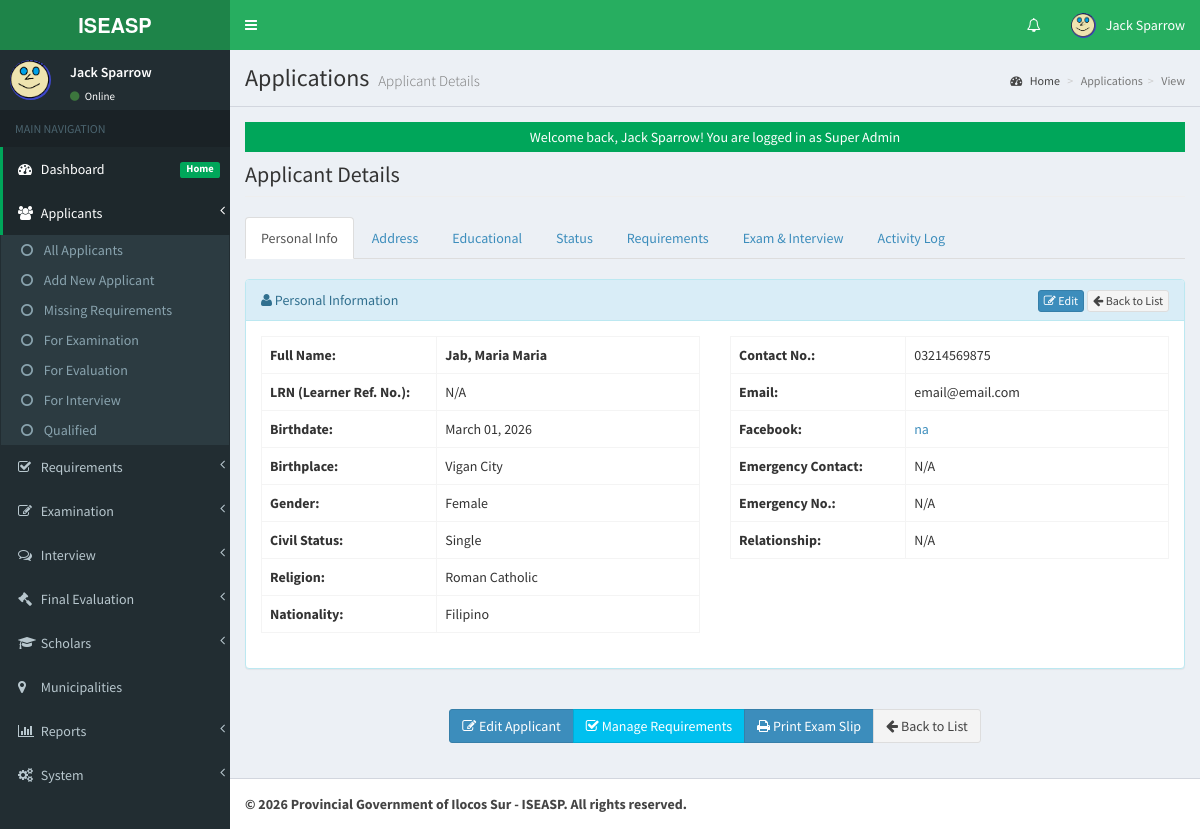
/admin/applications/index.php?view=view&id=6 (signed in), run on the app's committed database.
### tables this page shows
CREATE TABLE `tblusers` (
  `USERID` int(11) NOT NULL AUTO_INCREMENT,
  `FULLNAME` varchar(150) NOT NULL,
  `USERNAME` varchar(100) NOT NULL,
  `PASS` varchar(255) NOT NULL,
  `ROLE` enum('Super Admin','Admin','Evaluator','Staff') DEFAULT 'Admin',
  `PICLOCATION` varchar(255) DEFAULT NULL,
  `EMAIL` varchar(150) DEFAULT NULL,
  `DATECREATED` datetime DEFAULT current_timestamp(),
  `LAST_LOGIN` datetime DEFAULT NULL,
  `LAST_ACTIVITY` datetime DEFAULT NULL,
  `IP_ADDRESS` varchar(45) DEFAULT NULL,
  PRIMARY KEY (`USERID`),
  UNIQUE KEY `USERNAME` (`USERNAME`),
  KEY `idx_username` (`USERNAME`),
  KEY `idx_role` (`ROLE`)
);

CREATE TABLE `tbl_applicants` (
  `APPLICANTID` int(11) NOT NULL AUTO_INCREMENT,
  `FIRSTNAME` varchar(100) NOT NULL,
  `MIDDLENAME` varchar(100) DEFAULT NULL,
  `LASTNAME` varchar(100) NOT NULL,
  `SUFFIX` varchar(10) DEFAULT NULL,
  `LRN` varchar(12) DEFAULT NULL,
  `BIRTHDATE` date DEFAULT NULL,
  `BIRTHPLACE` varchar(200) DEFAULT NULL,
  `GENDER` enum('Male','Female','Other') DEFAULT NULL,
  `CIVIL_STATUS` enum('Single','Married','Widowed','Separated') DEFAULT 'Single',
  `RELIGION` varchar(100) DEFAULT NULL,
  `NATIONALITY` varchar(50) DEFAULT 'Filipino',
  `PERMANENT_ADDRESS` text DEFAULT NULL,
  `CURRENT_ADDRESS` text DEFAULT NULL,
  `DISTRICT` varchar(100) DEFAULT NULL,
  `MUNICIPALITY` varchar(100) DEFAULT NULL,
  `BARANGAY` varchar(100) DEFAULT NULL,
  `COURSE` varchar(150) NOT NULL,
  `SCHOOL` varchar(150) NOT NULL,
  `YEARLEVEL` varchar(50) NOT NULL,
  `GPA` decimal(5,2) DEFAULT NULL,
  `CONTACT` varchar(20) NOT NULL,
  `EMAIL` varchar(150) NOT NULL,
  `FACEBOOK_URL` varchar(255) DEFAULT NULL,
  `EMERGENCY_CONTACT_NAME` varchar(150) DEFAULT NULL,
  `EMERGENCY_CONTACT_NUMBER` varchar(20) DEFAULT NULL,
  `EMERGENCY_CONTACT_RELATION` varchar(50) DEFAULT NULL,
  `APPLICATION_TYPE` enum('New Applicant','Renewal') DEFAULT 'New Applicant',
  `SCHOOL_YEAR` varchar(20) DEFAULT NULL,
  `SEMESTER` enum('1st Semester','2nd Semester','Summer') DEFAULT '1st Semester',
  `IS_4PS_BENEFICIARY` enum('Yes','No') DEFAULT 'No',
  `IS_INDIGENOUS` enum('Yes','No') DEFAULT 'No',
  `FAMILY_ANNUAL_INCOME` decimal(10,2) DEFAULT NULL,
  `PARENT_OCCUPATION` varchar(100) DEFAULT NULL,
  `STATUS` enum('Pending','Approved','Rejected','For Interview','Qualified','Scholar','Graduated') DEFAULT 'Pending',
  `EXAM_STATUS` enum('Pending','Passed','Failed') DEFAULT 'Pending',
  `REQUIREMENT_STATUS` enum('Complete','Incomplete','Pending') DEFAULT 'Pending',
  `REQUIREMENT_DATE` datetime DEFAULT NULL,
  `EXAM_SLIP_NUMBER` varchar(50) DEFAULT NULL,
  `EXAM_SLIP_GENERATED` datetime DEFAULT NULL,
  `EXAM_DATE` date DEFAULT NULL,
  `EXAM_TIME` time DEFAULT NULL,
  `EXAM_VENUE` varchar(255) DEFAULT NULL,
  `EXAM_NOTES` text DEFAULT NULL,
  `CREATED_BY` int(11) NOT NULL,
  `DATECREATED` datetime DEFAULT current_timestamp(),
  `UPDATED_BY` int(11) DEFAULT NULL,
  `LAST_UPDATED` datetime DEFAULT NULL ON UPDATE current_timestamp(),
  PRIMARY KEY (`APPLICANTID`),
  KEY `CREATED_BY` (`CREATED_BY`),
  KEY `idx_lrn` (`LRN`),
  KEY `idx_status` (`STATUS`),
  KEY `idx_exam_status` (`EXAM_STATUS`),
  KEY `idx_requirement_status` (`REQUIREMENT_STATUS`),
  KEY `idx_school_year` (`SCHOOL_YEAR`),
  KEY `idx_municipality` (`MUNICIPALITY`),
  KEY `idx_district` (`DISTRICT`),
  KEY `idx_datecreated` (`DATECREATED`),
  KEY `idx_updated_by` (`UPDATED_BY`),
  CONSTRAINT `fk_applicant_creator` FOREIGN KEY (`CREATED_BY`) REFERENCES `tblusers` (`USERID`),
  CONSTRAINT `fk_applicant_updater` FOREIGN KEY (`UPDATED_BY`) REFERENCES `tblusers` (`USERID`) ON DELETE SET NULL
);

### admin/applications/view.php (the view, shortened to what the rows shown need)
<?php
$id = isset($_GET['id']) ? intval($_GET['id']) : 0;
global $mydb;
$sql = "SELECT a.*, u.FULLNAME as CREATED_BY_NAME
        FROM tbl_applicants a
        LEFT JOIN tblusers u ON a.CREATED_BY = u.USERID
        WHERE a.APPLICANTID = $id";
$mydb->setQuery($sql);
$mydb->executeQuery();
$applicant = $mydb->loadSingleResult();
?>
<div class="row">
    <div class="col-lg-12">
        <h1 class="page-header">Applicant Details</h1>
    </div>
</div>
<ul class="nav nav-tabs">
    <li class="active"><a data-toggle="tab" href="#personal">Personal Info</a></li>
    <li><a data-toggle="tab" href="#address">Address</a></li>
    <li><a data-toggle="tab" href="#educational">Educational</a></li>
    <li><a data-toggle="tab" href="#status">Status</a></li>
    <li><a data-toggle="tab" href="#requirements">Requirements</a></li>
    <li><a data-toggle="tab" href="#exam">Exam & Interview</a></li>
    <li><a data-toggle="tab" href="#history">Activity Log</a></li>
</ul>
<div class="tab-content">
    <div id="personal" class="tab-pane fade in active">
        <div class="panel panel-info" style="margin-top: 20px;">
            <div class="panel-heading">
                <i class="fa fa-user"></i> Personal Information
                <div class="pull-right">
                    <a href="index.php?view=edit&id=<?= $applicant->APPLICANTID ?>" class="btn btn-primary btn-xs">
                        <i class="fa fa-edit"></i> Edit
                    </a>
                    <a href="index.php" class="btn btn-default btn-xs">
                        <i class="fa fa-arrow-left"></i> Back to List
                    </a>
                </div>
            </div>
            <div class="panel-body">
                <div class="row">
                    <div class="col-md-6">
                        <table class="table table-bordered">
                            <tr>
                                <th width="40%">Full Name:</th>
                                <td><strong><?= htmlspecialchars($applicant->LASTNAME . ', ' . $applicant->FIRSTNAME . ' ' . ($applicant->MIDDLENAME ?? '') . ' ' . ($applicant->SUFFIX ?? '')) ?></strong></td>
                            </tr>
                            <tr>
                                <th>LRN (Learner Ref. No.):</th>
                                <td><?= htmlspecialchars($applicant->LRN ?? 'N/A') ?></td>
                            </tr>
                            <tr>
                                <th>Birthdate:</th>
                                <td><?= $applicant->BIRTHDATE ? date('F d, Y', strtotime($applicant->BIRTHDATE)) : 'N/A' ?></td>
                            </tr>
                            <tr>
                                <th>Birthplace:</th>
                                <td><?= htmlspecialchars($applicant->BIRTHPLACE ?? 'N/A') ?></td>
                            </tr>
                            <tr>
                                <th>Gender:</th>
                                <td><?= htmlspecialchars($applicant->GENDER ?? 'N/A') ?></td>
                            </tr>
                            <tr>
                                <th>Civil Status:</th>
                                <td><?= htmlspecialchars($applicant->CIVIL_STATUS ?? 'N/A') ?></td>
                            </tr>
                            <tr>
                                <th>Religion:</th>
                                <td><?= htmlspecialchars($applicant->RELIGION ?? 'N/A') ?></td>
                            </tr>
                            <tr>
                                <th>Nationality:</th>
                                <td><?= htmlspecialchars($applicant->NATIONALITY ?? 'Filipino') ?></td>
                            </tr>
                        </table>
                    </div>
                    <div class="col-md-6">
                        <table class="table table-bordered">
                            <tr>
                                <th width="40%">Contact No.:</th>
                                <td><?= htmlspecialchars($applicant->CONTACT ?? 'N/A') ?></td>
                            </tr>
                            <tr>
                                <th>Email:</th>
                                <td><?= htmlspecialchars($applicant->EMAIL ?? 'N/A') ?></td>
                            </tr>
                            <tr>
                                <th>Facebook:</th>
                                <td><?= $applicant->FACEBOOK_URL ? '<a href="' . htmlspecialchars($applicant->FACEBOOK_URL) . '" target="_blank">' . htmlspecialchars($applicant->FACEBOOK_URL) . '</a>' : 'N/A' ?></td>
                            </tr>
                            <tr>
                                <th>Emergency Contact:</th>
                                <td><?= htmlspecialchars($applicant->EMERGENCY_CONTACT_NAME ?? 'N/A') ?></td>
                            </tr>
                            <tr>
                                <th>Emergency No.:</th>
                                <td><?= htmlspecialchars($applicant->EMERGENCY_CONTACT_NUMBER ?? 'N/A') ?></td>
                            </tr>
                            <tr>
                                <th>Relationship:</th>
                                <td><?= htmlspecialchars($applicant->EMERGENCY_CONTACT_RELATION ?? 'N/A') ?></td>
                            </tr>
                        </table>
                    </div>
                </div>
            </div>
        </div>
    </div>
</div>
<div class="row">
    <div class="col-lg-12 text-center" style="margin-bottom: 20px; margin-top: 20px;">
        <div class="btn-group">
            <a href="index.php?view=edit&id=<?= $applicant->APPLICANTID ?>" class="btn btn-primary">
                <i class="fa fa-edit"></i> Edit Applicant
            </a>
            <a href="../checklist/index.php?view=view&id=<?= $applicant->APPLICANTID ?>" class="btn btn-info">
                <i class="fa fa-check-square-o"></i> Manage Requirements
            </a>
            <?php if (!empty($applicant->EXAM_SLIP_GENERATED) && $applicant->EXAM_STATUS == 'Pending'): ?>
            <a href="index.php?view=print_slip&id=<?= $applicant->APPLICANTID ?>" class="btn btn-primary" target="_blank">
                <i class="fa fa-print"></i> Print Exam Slip
            </a>
            <?php endif; ?>
            <a href="index.php" class="btn btn-default">
                <i class="fa fa-arrow-left"></i> Back to List
            </a>
        </div>
    </div>
</div>

### admin/theme/templates.php (shortened to what the rows shown need)
<!DOCTYPE html>
<html>
<head>
    <link rel="stylesheet" href="<?php echo web_root;?>bootstrap/css/bootstrap.min.css">
    <link rel="stylesheet" href="<?php echo web_root;?>plugins/font-awesome/css/font-awesome.min.css">
    <link rel="stylesheet" href="<?php echo web_root;?>dist/css/AdminLTE.min.css">
    <link rel="stylesheet" href="<?php echo web_root;?>dist/css/skins/_all-skins.min.css">
    <link rel="stylesheet" href="<?php echo web_root;?>plugins/iCheck/flat/blue.css">
    <link rel="stylesheet" href="<?php echo web_root;?>plugins/datatables/dataTables.bootstrap.css">
    <link rel="stylesheet" href="<?php echo web_root;?>plugins/datepicker/datepicker3.css">
    <link rel="stylesheet" href="<?php echo web_root;?>plugins/daterangepicker/daterangepicker-bs3.css">
    <link rel="stylesheet" href="<?php echo web_root;?>plugins/bootstrap-wysihtml5/bootstrap3-wysihtml5.min.css">
</head>
<body class="hold-transition skin-green fixed sidebar-mini">
    <div class="wrapper">
        <header class="main-header">
            <nav class="navbar navbar-static-top" role="navigation">
                <div class="navbar-custom-menu">
                    <ul class="nav navbar-nav">
                        <?php
                        $user = New User();
                        $singleuser = $user->single_user($_SESSION['ADMIN_USERID']);
                        ?>
                        <li class="dropdown user user-menu">
                            <a href="#" class="dropdown-toggle" data-toggle="dropdown">
                                <img src="<?php echo web_root.'admin/user/photos/'. $singleuser->PICLOCATION;?>" class="user-image" alt="User Image">
                                <span class="hidden-xs"><?php echo $singleuser->FULLNAME; ?></span>
                            </a>
                        </li>
                    </ul>
                </div>
            </nav>
        </header>
        <aside class="main-sidebar">
            <section class="sidebar">
                <div class="user-panel">
                    <div class="pull-left image">
                        <img src="<?php echo web_root.'admin/user/photos/'. $singleuser->PICLOCATION;?>" class="img-circle" alt="User Image"  style="height: 40px;">
                    </div>
                    <div class="pull-left info">
                        <p><?php echo $singleuser->FULLNAME; ?></p>
                        <a href="#"><i class="fa fa-circle text-success"></i> Online</a>
                    </div>
                </div>
            </section>
        </aside>
        <div class="content-wrapper">
            <section class="content-header">
                <h1>
                    <?php echo isset($title) ? $title : 'Dashboard'; ?>
                    <small><?php echo isset($subtitle) ? $subtitle : 'Control Panel'; ?></small>
                </h1>
            </section>
            <section class="content">
                <?php
                if (isset($content) && file_exists($content)) {
                    require_once $content;
                } else {
                    echo '<div class="alert alert-danger">Content file not found!</div>';
                }
                ?>
            </section>
        </div>
    </div>
</body>
</html>

### data on the page
tblusers: PICLOCATION (picture), FULLNAME "Jack Sparrow"
tbl_applicants: LASTNAME+FIRSTNAME+MIDDLENAME "Jab, Maria Maria", LRN "N/A", BIRTHDATE "March 01, 2026", BIRTHPLACE "Vigan City", GENDER "Female", CIVIL_STATUS "Single", RELIGION "Roman Catholic", NATIONALITY "Filipino", CONTACT "03214569875", EMAIL "email@email.com", FACEBOOK_URL "na", EMERGENCY_CONTACT_NAME "N/A", EMERGENCY_CONTACT_NUMBER "N/A", EMERGENCY_CONTACT_RELATION "N/A"

### other printed values
$title "Applications"
$subtitle "Applicant Details"
str_replace('_', ' ', $_GET['view']) "View"
$_SESSION['message'] "Welcome back, Jack Sparrow! You are logged in as Super Admin"
